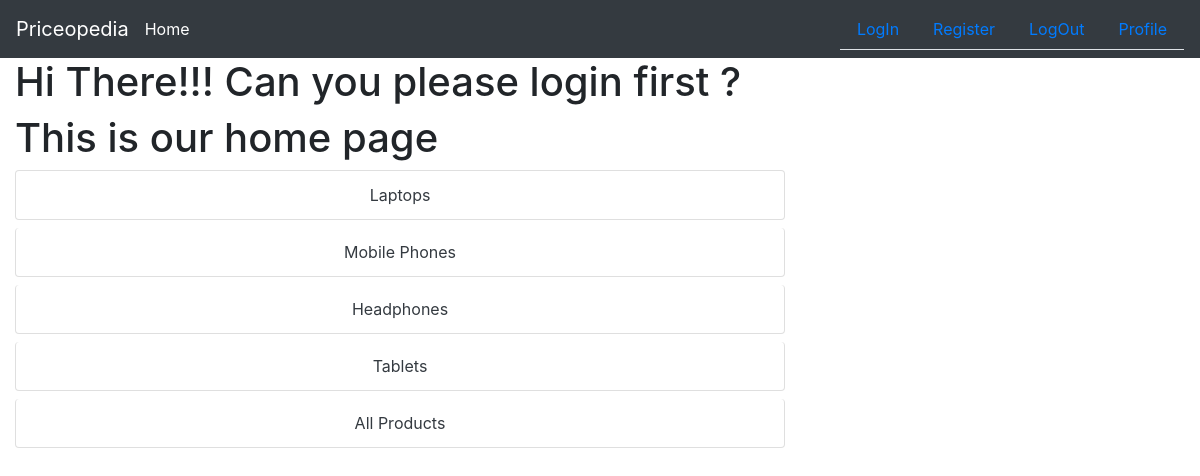
The page / on the database its author committed.
### users/models.py (models this page shows, shortened)
class Category(models.Model):
    category_id = models.CharField(max_length=10,primary_key=True)
    category_name =  models.CharField(max_length=25)

### users/views.py (the view)
# urls.py: 2. Add a URL to urlpatterns:  path('', views.home, name='home')
def home(request):
    contexts = {
        'categories':Category.objects.all()
    }
    return render(request,'users/home.html',contexts)

### users/templates/users/home.html
{% extends 'users/base.html' %}
{% block content %}
    {% if user.is_authenticated %}
        <h1>Welcome {{ user.username }}</h1>
    {% else %}
        <h1>Hi There!!! Can you please login first ?</h1>
    {% endif %}
    <h1>This is our home page</h1>
    <ul class="list-group">
      {% for category in categories %}
        <a class="list-group-item btn btn-outline-dark btn-block" href="{% url category.category_name %}">{{ category.category_name }}</a>
      {% endfor %}
      <a class="list-group-item btn btn-outline-dark btn-block" href="{% url 'all-products' %}">All Products</a>
    </ul>
{% endblock content %}

### rows shown on the page
Category: category_name "Laptops"
Category: category_name "Mobile Phones"
Category: category_name "Headphones"
Category: category_name "Tablets"
